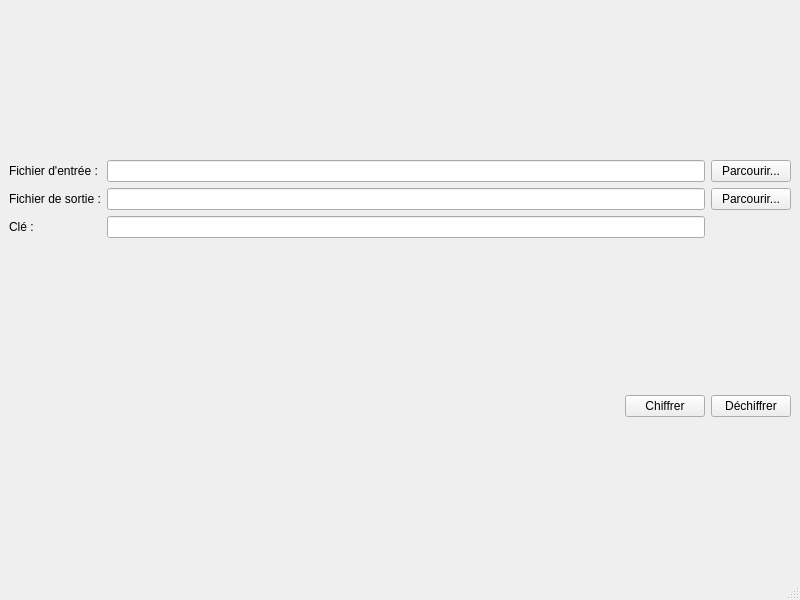
<?xml version="1.0" encoding="UTF-8"?>
<ui version="4.0">
 <class>MainWindow</class>
 <widget class="QMainWindow" name="MainWindow">
  <property name="geometry">
   <rect>
    <x>0</x>
    <y>0</y>
    <width>800</width>
    <height>600</height>
   </rect>
  </property>
  <property name="windowTitle">
   <string>Chiffreur de Fichiers</string>
  </property>
  <widget class="QWidget" name="centralwidget">
   <layout class="QVBoxLayout" name="verticalLayout">
    <item>
     <layout class="QGridLayout" name="gridLayout">
      <item row="0" column="0">
       <widget class="QLabel" name="label">
        <property name="text">
         <string>Fichier d'entrée :</string>
        </property>
       </widget>
      </item>
      <item row="0" column="1">
       <widget class="QLineEdit" name="inputFileLineEdit"/>
      </item>
      <item row="0" column="2">
       <widget class="QPushButton" name="browseInputButton">
        <property name="text">
         <string>Parcourir...</string>
        </property>
       </widget>
      </item>
      <item row="1" column="0">
       <widget class="QLabel" name="label_2">
        <property name="text">
         <string>Fichier de sortie :</string>
        </property>
       </widget>
      </item>
      <item row="1" column="1">
       <widget class="QLineEdit" name="outputFileLineEdit"/>
      </item>
      <item row="1" column="2">
       <widget class="QPushButton" name="browseOutputButton">
        <property name="text">
         <string>Parcourir...</string>
        </property>
       </widget>
      </item>
      <item row="2" column="0">
       <widget class="QLabel" name="label_3">
        <property name="text">
         <string>Clé :</string>
        </property>
       </widget>
      </item>
      <item row="2" column="1">
       <widget class="QLineEdit" name="keyLineEdit">
        <property name="echoMode">
         <enum>QLineEdit::Password</enum>
        </property>
       </widget>
      </item>
     </layout>
    </item>
    <item>
     <layout class="QHBoxLayout" name="horizontalLayout">
      <item>
       <spacer name="horizontalSpacer">
        <property name="orientation">
         <enum>Qt::Horizontal</enum>
        </property>
        <property name="sizeHint" stdset="0">
         <size>
          <width>40</width>
          <height>20</height>
         </size>
        </property>
       </spacer>
      </item>
      <item>
       <widget class="QPushButton" name="encryptButton">
        <property name="text">
         <string>Chiffrer</string>
        </property>
       </widget>
      </item>
      <item>
       <widget class="QPushButton" name="decryptButton">
        <property name="text">
         <string>Déchiffrer</string>
        </property>
       </widget>
      </item>
     </layout>
    </item>
   </layout>
  </widget>
  <widget class="QMenuBar" name="menubar">
   <property name="geometry">
    <rect>
     <x>0</x>
     <y>0</y>
     <width>800</width>
     <height>21</height>
    </rect>
   </property>
  </widget>
  <widget class="QStatusBar" name="statusbar"/>
 </widget>
 <resources/>
 <connections/>
</ui>
